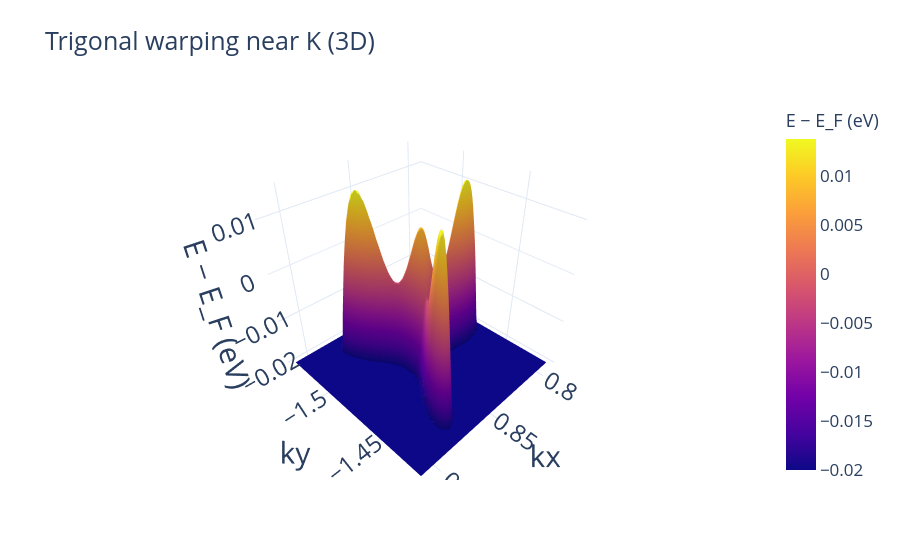
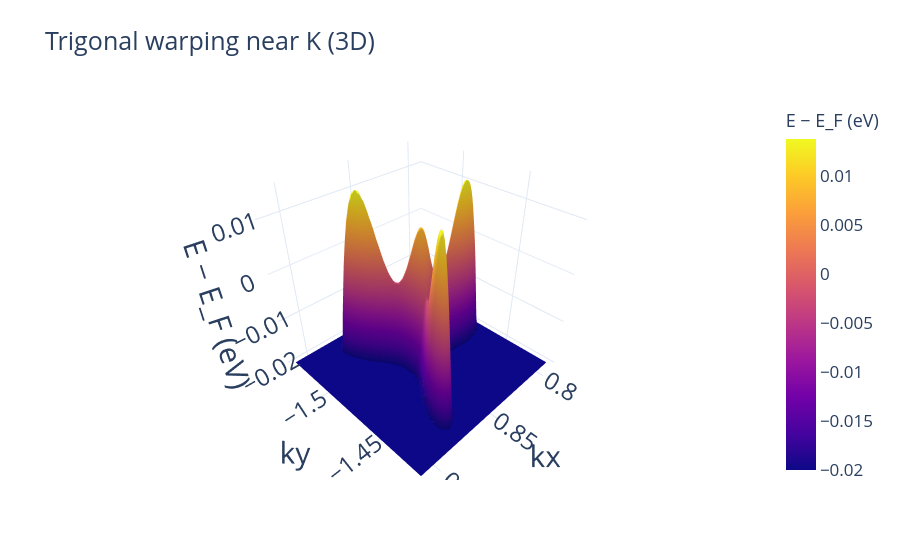

Notebook source saved alongside these figures, in order:
### Code cell
import trigonal_warping
import importlib
importlib.reload(trigonal_warping)
E_center = E_tb_grid[Nq // 2, Nq // 2, :]
eps = np.abs(E_center)




trigonal_warping.plot_trigonal_warping_3d(
    qx,
    qy,
    E_tb_grid[:, :, 1],
    #E_max,
    #E_tb_grid[:, :, 3],
    #E_tb_grid[:, :, 1],
    #E_shifted[:, :, 8],
    #E_pi[:, :, 1],
   # title=f"Trigonal warping near K (band {idx[0]})",
    #zlim=(-0.1, 0.1),  # in eV
    #zlim=(-0.06, -0.015),
    zlim=(-0.02, 0.1),
    save_html=True,
    html_path="../data/tb_trigonal_warping_3d.html",
    tick_fontsize=17,
    title_fontsize=25,
    axis_title_fontsize=30
)

### Figure 1 — Plotly figure (JSON) as saved in the notebook; plotly's stock layout.template omitted (floating-point values rounded to 4 significant figures; data arrays with more than 128 entries replaced by an {"elided": "..."} marker saying what was removed)
{"data": [{"colorbar": {"tickfont": {"size": 17}, "title": {"font": {"size": 18}, "text": "E − E_F (eV)"}}, "showscale": true, "x": {"elided": "100x100 float values"}, "y": {"elided": "100x100 float values"}, "z": {"elided": "100x100 float values"}, "type": "surface"}], "layout": {"title": {"font": {"size": 25}, "text": "Trigonal warping near K (3D)"}, "scene": {"xaxis": {"title": {"font": {"size": 30}, "text": "kx"}, "tickfont": {"size": 17}}, "yaxis": {"title": {"font": {"size": 30}, "text": "ky"}, "tickfont": {"size": 17}}, "zaxis": {"title": {"font": {"size": 30}, "text": "E − E_F (eV)"}, "tickfont": {"size": 17}}, "aspectmode": "cube"}}}

### Figure 2 — Plotly figure (JSON) as saved in the notebook; plotly's stock layout.template omitted (floating-point values rounded to 4 significant figures; data arrays with more than 128 entries replaced by an {"elided": "..."} marker saying what was removed)
{"data": [{"colorbar": {"tickfont": {"size": 17}, "title": {"font": {"size": 18}, "text": "E − E_F (eV)"}}, "showscale": true, "x": {"elided": "100x100 float values"}, "y": {"elided": "100x100 float values"}, "z": {"elided": "100x100 float values"}, "type": "surface"}], "layout": {"title": {"font": {"size": 25}, "text": "Trigonal warping near K (3D)"}, "scene": {"xaxis": {"title": {"font": {"size": 30}, "text": "kx"}, "tickfont": {"size": 17}}, "yaxis": {"title": {"font": {"size": 30}, "text": "ky"}, "tickfont": {"size": 17}}, "zaxis": {"title": {"font": {"size": 30}, "text": "E − E_F (eV)"}, "tickfont": {"size": 17}}, "aspectmode": "cube"}}}
